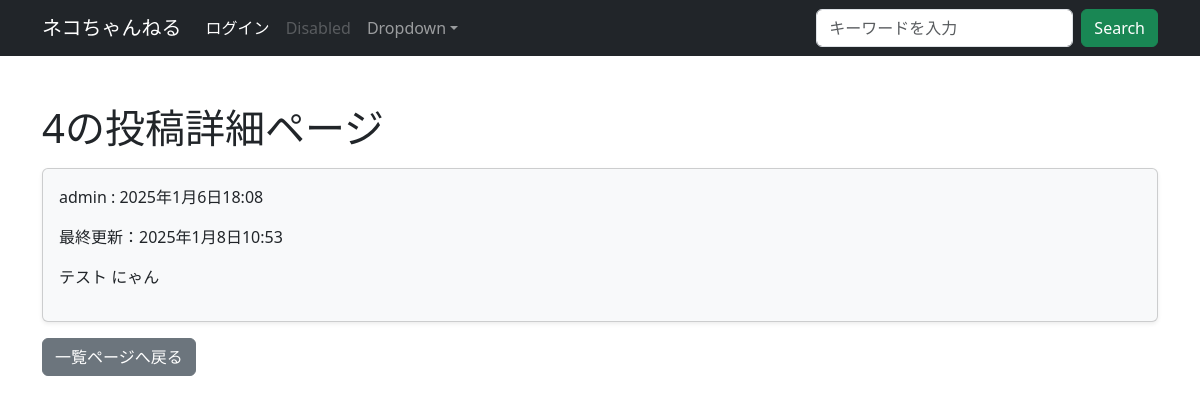
The page /bbs/4/ on the database its author committed.
### bbs/models.py (models this page shows, shortened)
class Article(models.Model):
    content = models.TextField()
    author = models.ForeignKey(User, on_delete=models.PROTECT)
    created_at = models.DateTimeField(auto_now_add=True)
    updated_at = models.DateTimeField(auto_now=True)

### bbs/views.py (the view)
# urls.py: path('<int:pk>/', views.DetailView.as_view(), name='detail'),
class DetailView(generic.DetailView):
    model = Article
    template_name = 'bbs/detail.html'

### bbs/forms.py
class SearchForm(forms.Form):
    query = forms.CharField(
        label='', max_length=50,
        widget=forms.TextInput(attrs={
            'class': 'form-control me-2',
            'placeholder': 'キーワードを入力',
            'aria-label': 'Search'}
        )
    )

### bbs/context_processors.py (called while the page is built)
def search_form(request):
    return {'searchform': SearchForm()}

### templates/bbs/detail.html (shortened to what this page needs)
{% extends "base.html" %}
{% load django_bootstrap5 %}
{% block content %}
<h1 class="mt-5">{{ article.id }}の投稿詳細ページ</h1>
<div class="card bg-light shadow-sm mt-3">
    <div class="card-body">
        <p>{{ article.author }} : {{ article.created_at }}</p>
        <p>最終更新：{{ article.updated_at }}</p>
        <p>{{ article.content }}</p>
    </div>
</div>
<div class="mt-3">
    <a href="{% url 'bbs:index' %}">
        {% bootstrap_button button_type='submit' button_class='btn-secondary' content='一覧ページへ戻る' size='md' %}
    </a>
</div>
{% endblock %}

### rows shown on the page
Article: id "4", author "admin", created_at "2025年1月6日18:08", updated_at "2025年1月8日10:53", content "テスト にゃん"
